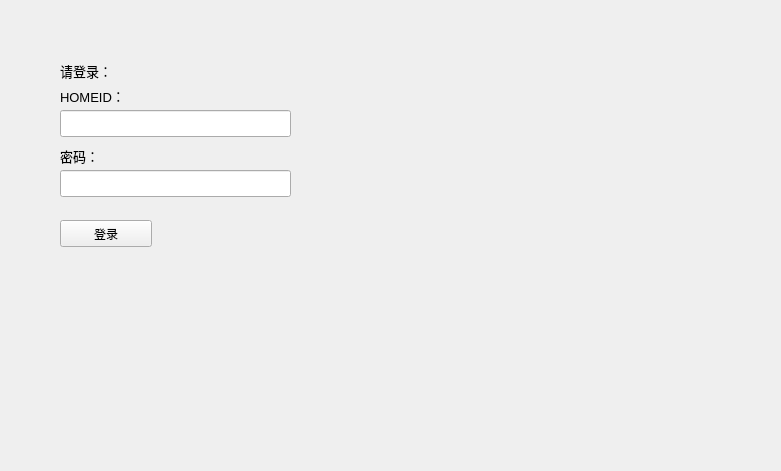
<?xml version="1.0" encoding="UTF-8"?>
<ui version="4.0">
 <class>Login</class>
 <widget class="QWidget" name="Login">
  <property name="geometry">
   <rect>
    <x>0</x>
    <y>0</y>
    <width>781</width>
    <height>471</height>
   </rect>
  </property>
  <property name="windowTitle">
   <string>Form</string>
  </property>
  <widget class="QLabel" name="Title">
   <property name="geometry">
    <rect>
     <x>60</x>
     <y>40</y>
     <width>181</width>
     <height>61</height>
    </rect>
   </property>
   <property name="font">
    <font>
     <family>文泉驿正黑</family>
     <pointsize>10</pointsize>
    </font>
   </property>
   <property name="text">
    <string>请登录：</string>
   </property>
  </widget>
  <widget class="QLabel" name="UserName_Lbl">
   <property name="geometry">
    <rect>
     <x>60</x>
     <y>80</y>
     <width>91</width>
     <height>31</height>
    </rect>
   </property>
   <property name="font">
    <font>
     <pointsize>10</pointsize>
    </font>
   </property>
   <property name="text">
    <string>HOMEID：</string>
   </property>
  </widget>
  <widget class="QLineEdit" name="UserName_Edit">
   <property name="geometry">
    <rect>
     <x>60</x>
     <y>110</y>
     <width>231</width>
     <height>27</height>
    </rect>
   </property>
  </widget>
  <widget class="QLineEdit" name="Passwd_Edit">
   <property name="geometry">
    <rect>
     <x>60</x>
     <y>170</y>
     <width>231</width>
     <height>27</height>
    </rect>
   </property>
   <property name="echoMode">
    <enum>QLineEdit::Password</enum>
   </property>
  </widget>
  <widget class="QLabel" name="Passwd_Lbl">
   <property name="geometry">
    <rect>
     <x>60</x>
     <y>140</y>
     <width>62</width>
     <height>31</height>
    </rect>
   </property>
   <property name="font">
    <font>
     <pointsize>10</pointsize>
    </font>
   </property>
   <property name="text">
    <string>密码：</string>
   </property>
  </widget>
  <widget class="QPushButton" name="Login_Btn">
   <property name="geometry">
    <rect>
     <x>60</x>
     <y>220</y>
     <width>92</width>
     <height>27</height>
    </rect>
   </property>
   <property name="text">
    <string>登录</string>
   </property>
  </widget>
 </widget>
 <resources/>
 <connections/>
</ui>
